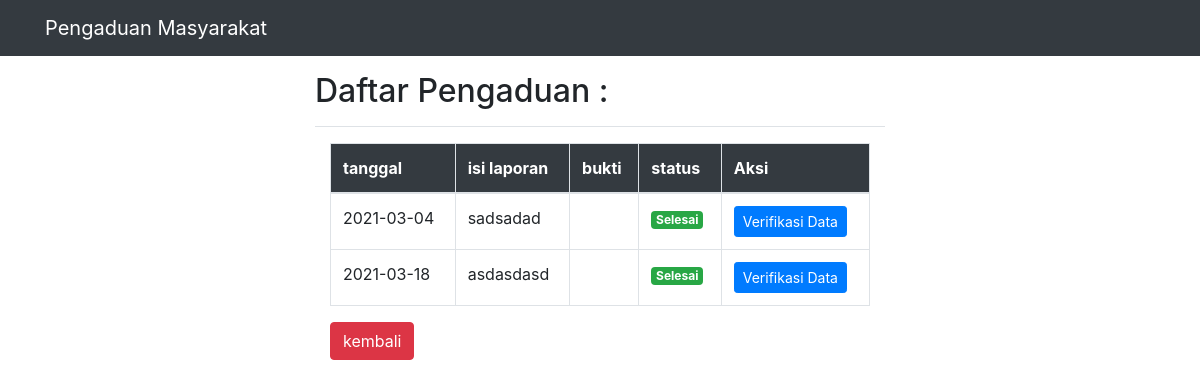
The app's page /view/admin/pengaduan.php (signed in), older data.
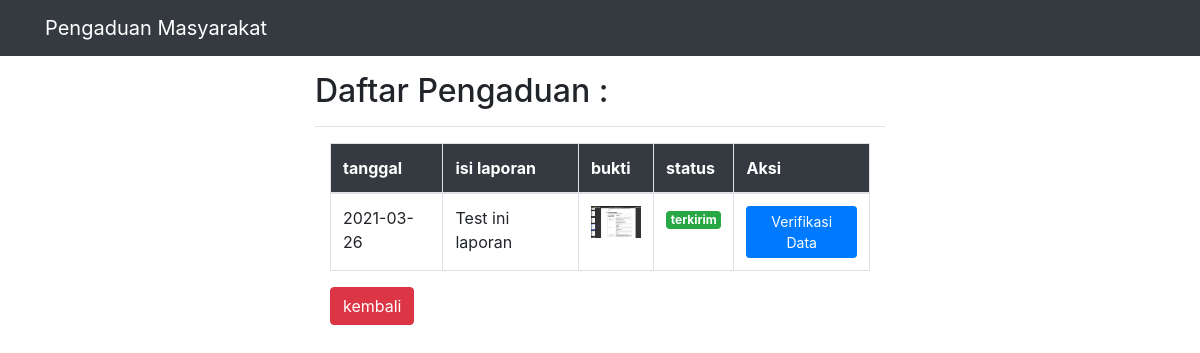
The same page, newer data.
### tables this page shows
CREATE TABLE `pengaduan` (
  `id_pengaduan` int(11) NOT NULL,
  `tgl_pengaduan` date DEFAULT NULL,
  `nik` char(16) DEFAULT NULL,
  `isi_laporan` text DEFAULT NULL,
  `foto` varchar(255) DEFAULT NULL,
  `status` enum('0','proses','selesai') DEFAULT NULL
);

### view/admin/pengaduan.php (the view, shortened to what this page needs)
<?php
$conn = DBConnection();
  $sql = "SELECT * FROM pengaduan";
  $execute = mysqli_query($conn,$sql);
  $pengaduan = mysqli_fetch_All($execute,MYSQLI_ASSOC);
  require('../layouts/header.php');
?>
<div class="container-fluid ">
  <div class="row justify-content-center">
    <main role="main" class="col-md-6">
      <div
        class="d-flex justify-content-between flex-wrap flex-md-nowrap align-items-center pt-3 pb-2 mb-3 border-bottom">
        <h1 class="h2">Daftar Pengaduan :</h1>
      </div>
      <div class="container col-md-12">
        <table class="table table-bordered">
          <thead class="bg-dark text-white ">
            <tr>
              <th>tanggal</th>
              <th>isi laporan</th>
              <th>bukti</th>
              <th>status</th>
              <th>Aksi</th>
            </tr>
          </thead>
          <tbody>
            <?php foreach($pengaduan as $data) :
            $status = '';
            if($data['status'] == '0'){
               $status = 'terkirim';
            }else if($status == 'proses'){
              $status = 'Sedang Di Proses';
            }else{
              $status = 'Selesai';
            }
            ?>
            <tr>
              <td><?= $data['tgl_pengaduan'];?></td>
              <td><?= $data['isi_laporan'];?></td>
              <td><img src="../../img/<?= $data['foto'];?>" width="50px" alt=""></td>
              <td>
                <div class="badge badge-success"><?= $status ;?></div>
              </td>
              <td>
                <form action="" method="post">
                  <button value="<?= $data['id_pengaduan'] ;?>" type="submit" class="btn btn-sm btn-primary"
                    name="verify">Verifikasi Data</button>
                </form>
              </td>
            </tr>
            <?php endforeach ;?>
          </tbody>
        </table>
        <a href="index.php" class="btn btn-danger">kembali</a>
      </div>
    </main>
  </div>
</div>
<?php require('../layouts/footer.php'); ?>

### view/layouts/header.php (shortened to what this page needs)
<?php  $site_url = 'http://localhost/PengaduanMasyarakat-master/' ?>
<!doctype html>
<html lang="en">
  <head>
    <link href="<?= $site_url ?>assets/css/bootstrap.min.css" rel="stylesheet">
  </head>
  <body>
  <nav class="navbar navbar-expand-lg bg-dark navbar-dark">
  <div class="container">
    <a class="navbar-brand" href="#">Pengaduan Masyarakat</a>
  </div>
</nav>

### view/layouts/footer.php
</body>
</html>

Row changes from the older to the newer data that the page shows:
removed pengaduan: tgl_pengaduan "2021-03-04", isi_laporan "sadsadad", status "Selesai", $data['id_pengaduan'] 23 (drawn)
removed pengaduan: tgl_pengaduan "2021-03-18", isi_laporan "asdasdasd", status "Selesai", $data['id_pengaduan'] 25 (drawn)
added pengaduan: tgl_pengaduan "2021-03-26", isi_laporan "Test ini laporan", foto (picture), status "terkirim", $data['id_pengaduan'] 36 (drawn)
